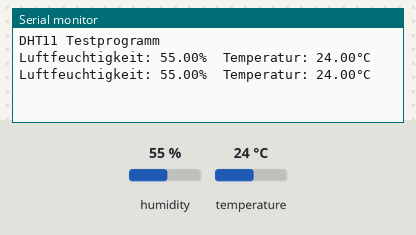
This program was run on a simulated Arduino Mega 2560, built with avr-gcc and run on an emulated ATmega2560. Shown: the last lines printed to the serial monitor. Inputs (shaded band) come from the test bench; at power-on: humidity 55 %, temperature 24 °C.

Above: at 4.8 s.
4.9 s: humidity set to 22 %
At 7.5 s:
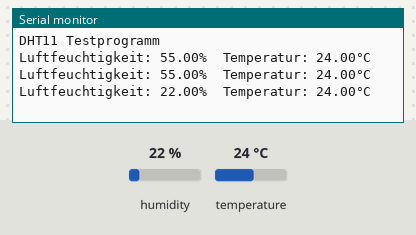
7.9 s: temperature set to 12 °C
At 8.7 s:
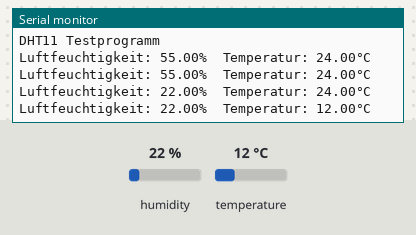
10.9 s: humidity set to 40 %
At 13.6 s:
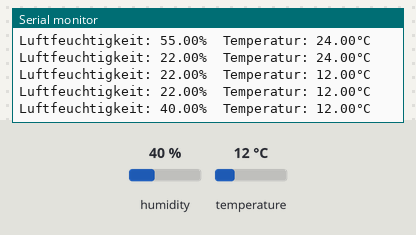
Timing chart, 0 to 15.1 s (numbered marks = the images above; inputs shaded):
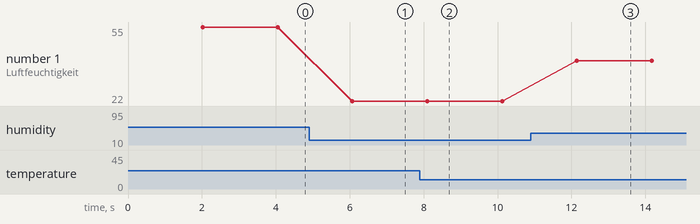

Measured:
- after the input at 4.9 s, the serial monitor: prints a new line after 1.2 s (image 1)
- after the input at 7.9 s, the serial monitor: prints a new line after 0.20 s (image 2)
- after the input at 10.9 s, the serial monitor: prints a new line after 1.2 s (image 3)
- plotted number 1: 55 → 22 after the input at 4.9 s, 22 → 40 after the input at 10.9 s

The program:

main.cpp
```cpp
#include <Arduino.h>
#include "DHT.h"
#define DHTPIN 13          // Hier die Pin Nummer eintragen wo der Sensor angeschlossen ist
#define DHTTYPE DHT11     // Hier wird definiert was für ein Sensor ausgelesen wird. In
                          // unserem Beispiel möchten wir einen DHT11 auslesen, falls du
                          // ein DHT22 hast einfach DHT22 eintragen

/**( Definieren der Objekte )**/
DHT dht(DHTPIN, DHTTYPE);

void setup() {
  Serial.begin(9600);
  Serial.println("DHT11 Testprogramm");
  dht.begin();
}
void loop() {
  // Wait a few seconds between measurements.
  delay(2000);                     // Hier definieren wir die Verweilzeit die gewartet wird
                                   // bis der Sensor wieder ausgelesen wird. Da der DHT11
                                   // auch ca. 2 Sekunden hat um seine Werte zuaktualisieren
                                   // macht es keinen sinn ihn schneller auszulesen!

  float h = dht.readHumidity();    // Lesen der Luftfeuchtigkeit und speichern in die Variable h
  float t = dht.readTemperature(); // Lesen der Temperatur in °C und speichern in die Variable t

/**( Überprüfen ob alles richtig Ausgelesen wurde )**/
  if (isnan(h) || isnan(t)) {
    Serial.println("Fehler beim auslesen des Sensors!");
    return;
  }

  // Nun senden wir die gemessenen Werte an den PC dise werden wir im Seriellem Monitor sehen
  Serial.print("Luftfeuchtigkeit: ");
  Serial.print(h);                  // Ausgeben der Luftfeuchtigkeit
  Serial.print("%\t");              // Tabulator
  Serial.print("Temperatur: ");
  Serial.print(t);                  // Ausgeben der Temperatur
  Serial.write("°");                // Schreiben des ° Zeichen
  Serial.println("C");
}
```
